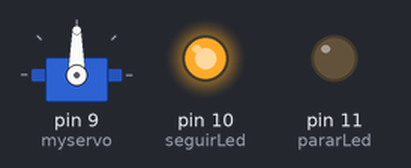
Bench run of a sketch on a simulated Arduino Uno, built with avr-gcc and run on an emulated ATmega328P. Parts: servo, output pins drawn as LEDs (lit = HIGH).

Above: at 0.05 s.
At 5.95 s:
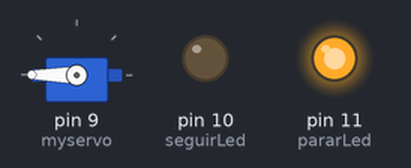
Timing chart, 0 to 7.8 s (numbered marks = the images above):
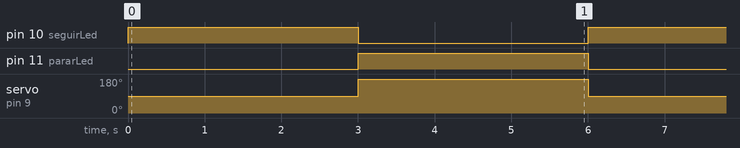

The sketch:

semaforoTrem.ino
```cpp
#include <Servo.h>

Servo myservo;
int seguirLed = 10;
int pararLed = 11;

void setup()
{
    pinMode(seguirLed, OUTPUT);
    pinMode(pararLed, OUTPUT);
    myservo.attach(9);
}

void loop()
{
    seguir();
    parar();
}

void seguir()
{
    digitalWrite(seguirLed, HIGH);
    digitalWrite(pararLed, LOW);
    myservo.write(90);
    delay(3000);
}

void parar()
{
    digitalWrite(seguirLed, LOW);
    digitalWrite(pararLed, HIGH);
    myservo.write(180);
    delay(3000);
}
```

Measured:
- by itself, pin 10 (seguirLed), pin 11 (pararLed): alternates HIGH for 3.0 s and LOW for 3.0 s
- by itself, servo on pin 9 (myservo): alternates 180° for 3.0 s and 90° for 3.0 s
